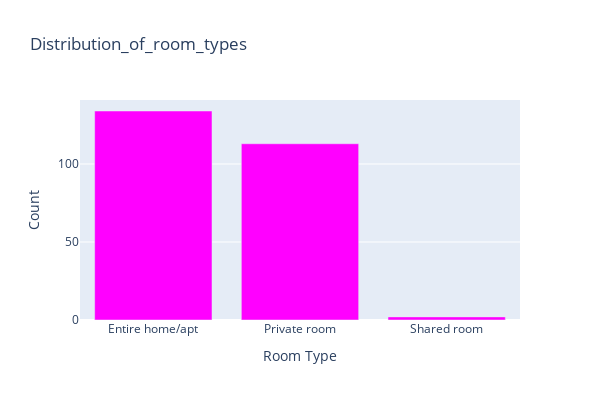

The cell this chart's notebook holds for it:
### Markdown cell above
## Doing the same visualisation using plotly

### Code cell
import plotly.express as px
room_type_counts = df['room_type'].value_counts()
fig=px.bar(df, x= room_type_counts.index, y=room_type_counts.values,
           title="Distribution_of_room_types", labels={ 'x' :'Room Type', 'y' : 'Count'},
           category_orders={'room_type':['Private room', 'Entire room/apt','Shared room']}, 
           color_discrete_sequence=['magenta'], 
           width=600, height=400 )
#hover information
fig.update_traces(hovertemplate='Room Type: %{x}<br>Count:%{y}' )
fig.show()

### Figure 1 — Plotly figure (JSON) as saved in the notebook; plotly's stock layout.template omitted (floating-point values rounded to 4 significant figures)
{"data": [{"alignmentgroup": "True", "hovertemplate": "Room Type: %{x}<br>Count:%{y}", "legendgroup": "", "marker": {"color": "magenta", "pattern": {"shape": ""}}, "name": "", "offsetgroup": "", "orientation": "v", "showlegend": false, "textposition": "auto", "type": "bar", "x": ["Entire home/apt", "Private room", "Shared room"], "xaxis": "x", "y": [134, 113, 2], "yaxis": "y"}], "layout": {"barmode": "relative", "height": 400, "legend": {"tracegroupgap": 0}, "title": {"text": "Distribution_of_room_types"}, "width": 600, "xaxis": {"anchor": "y", "domain": [0, 1], "title": {"text": "Room Type"}}, "yaxis": {"anchor": "x", "domain": [0, 1], "title": {"text": "Count"}}}}
